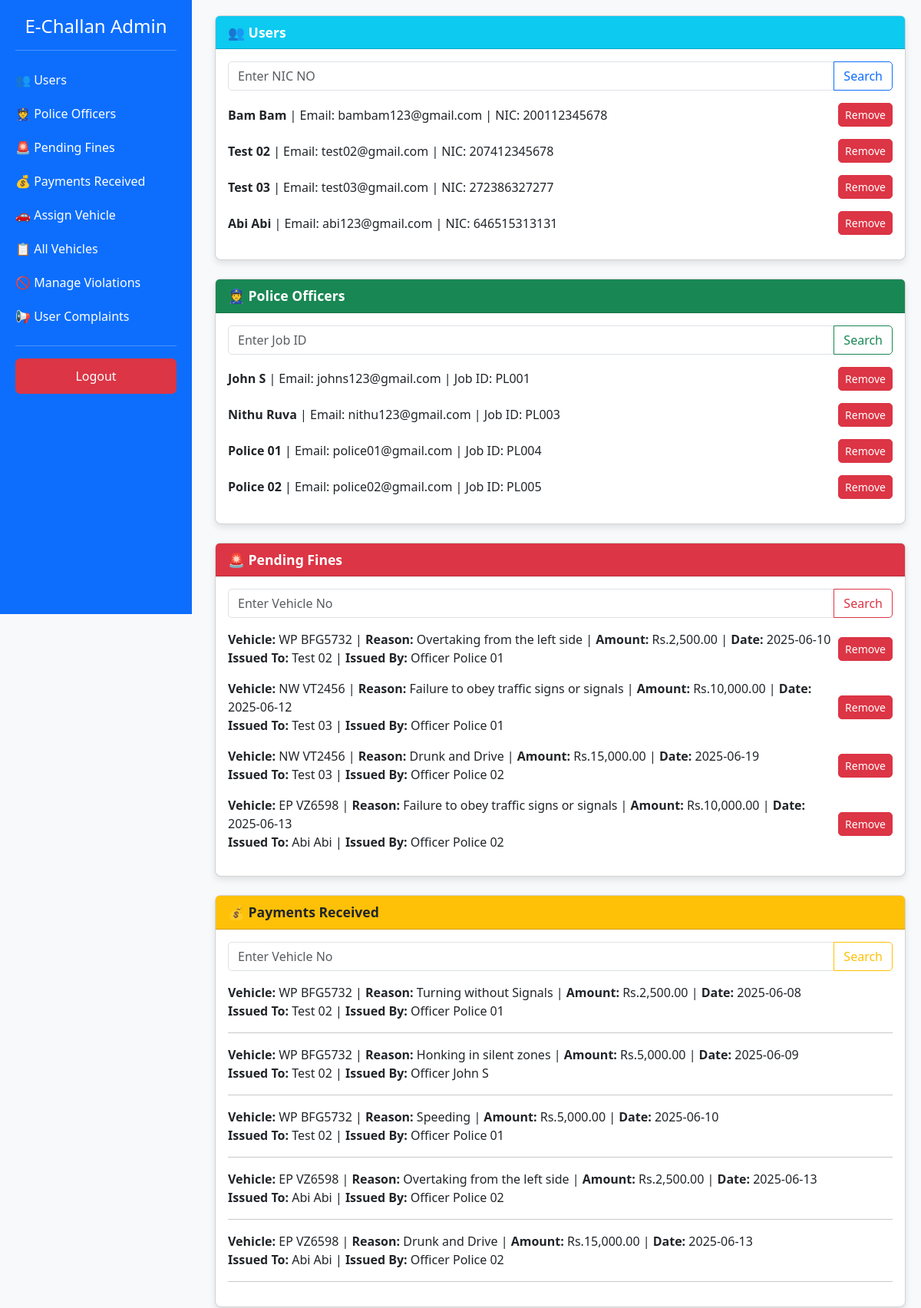
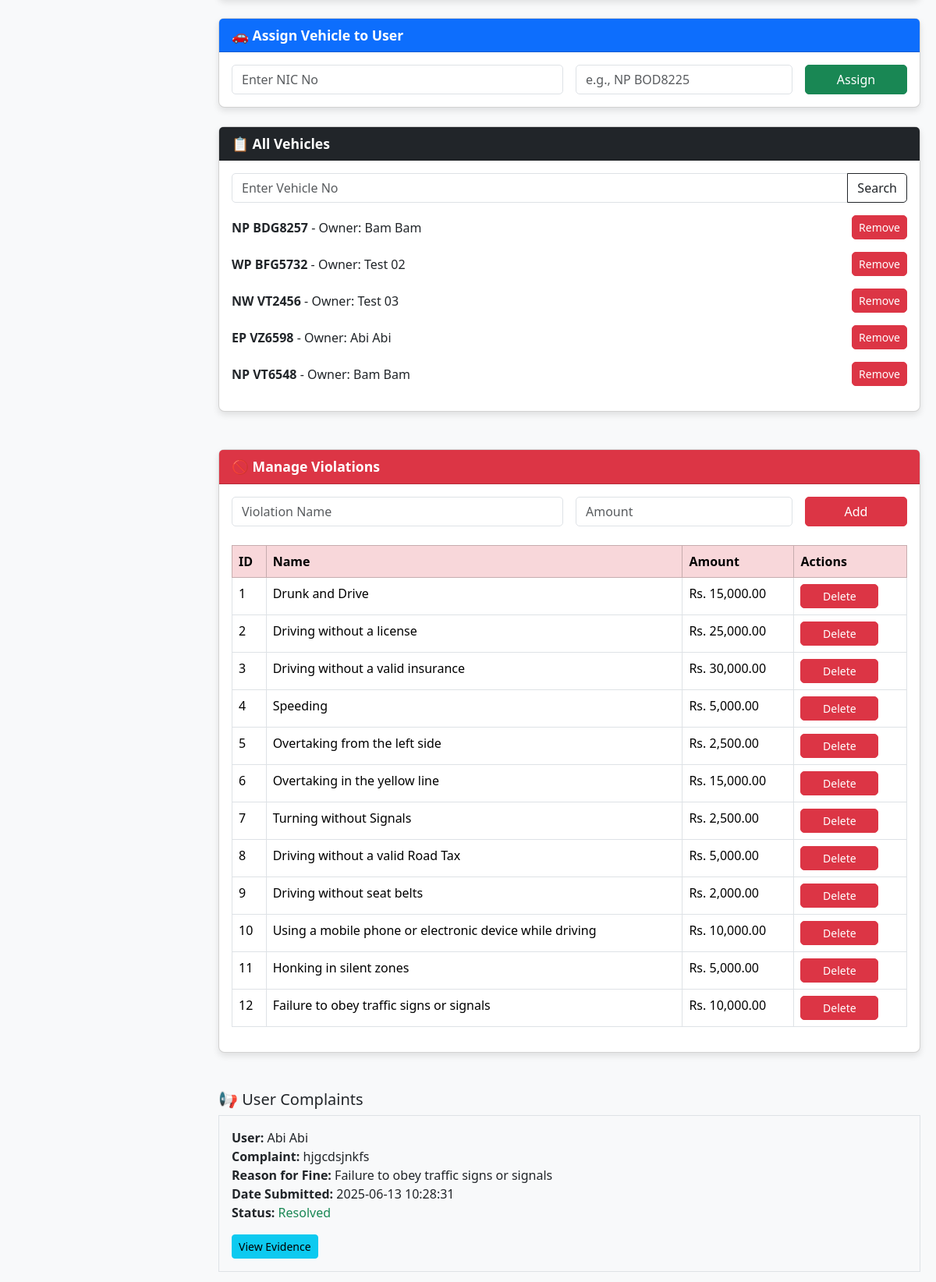
/admin_dashboard.php (signed in, upper part), run on the app's committed database (2 pictures, top to bottom).
### tables this page shows
CREATE TABLE `users` (
  `id` int(11) NOT NULL,
  `first_name` varchar(50) DEFAULT NULL,
  `last_name` varchar(50) DEFAULT NULL,
  `nic` varchar(20) DEFAULT NULL,
  `email` varchar(100) DEFAULT NULL,
  `phone` varchar(20) NOT NULL,
  `password` varchar(255) DEFAULT NULL,
  `security_q1` varchar(255) NOT NULL,
  `security_a1` varchar(255) NOT NULL
);

CREATE TABLE `police_officers` (
  `id` int(11) NOT NULL,
  `first_name` varchar(50) DEFAULT NULL,
  `last_name` varchar(50) DEFAULT NULL,
  `nic` varchar(20) DEFAULT NULL,
  `job_id` varchar(20) DEFAULT NULL,
  `email` varchar(100) DEFAULT NULL,
  `mobile` varchar(20) DEFAULT NULL,
  `password` varchar(255) DEFAULT NULL,
  `security_q1` varchar(255) DEFAULT NULL,
  `security_q2` varchar(255) DEFAULT NULL
);

CREATE TABLE `fines` (
  `id` int(11) NOT NULL,
  `user_id` int(11) DEFAULT NULL,
  `vehicle_id` int(11) DEFAULT NULL,
  `officer_id` int(11) DEFAULT NULL,
  `violation_id` int(11) DEFAULT NULL,
  `reason` text DEFAULT NULL,
  `amount` decimal(10,2) DEFAULT NULL,
  `status` enum('pending','paid') DEFAULT 'pending',
  `date_issued` date DEFAULT NULL
);

CREATE TABLE `vehicles` (
  `id` int(11) NOT NULL,
  `user_id` int(11) DEFAULT NULL,
  `vehicle_no` varchar(20) DEFAULT NULL
);

CREATE TABLE `payments` (
  `id` int(11) NOT NULL,
  `fine_id` int(11) DEFAULT NULL,
  `date_paid` date DEFAULT NULL
);

CREATE TABLE `violations` (
  `id` int(11) NOT NULL,
  `violation_name` varchar(255) NOT NULL,
  `amount` decimal(10,2) NOT NULL
);

CREATE TABLE `complaints` (
  `id` int(11) NOT NULL,
  `fine_id` int(11) DEFAULT NULL,
  `user_id` int(11) NOT NULL,
  `complaint_text` text DEFAULT NULL,
  `evidence_file` varchar(255) DEFAULT NULL,
  `status` varchar(20) DEFAULT 'Pending',
  `date_submitted` datetime DEFAULT current_timestamp()
);

### admin_dashboard.php (the view, shortened to what this page needs)
<?php
include 'php/config.php';
?>
<!DOCTYPE html>
<html lang="en">
<head>
  <link href="https://cdn.jsdelivr.net/npm/bootstrap@5.3.3/dist/css/bootstrap.min.css" rel="stylesheet">
  <link rel="stylesheet" href="css/admin_dashboard.css">
</head>
<body>
<div class="d-flex">
  <div class="sidebar">
    <h4 class="text-center">E-Challan Admin</h4>
    <hr class="bg-light">
    <a href="#users">👥 Users</a>
    <a href="#police">👮 Police Officers</a>
    <a href="#pendingFines">🚨 Pending Fines</a>
    <a href="#payments">💰 Payments Received</a>
    <a href="#assign">🚗 Assign Vehicle</a>
    <a href="#vehicles">📋 All Vehicles</a>
    <a href="#violations">🚫 Manage Violations</a>
    <a href="#user_complaint">📢 User Complaints</a>
    <hr class="bg-light">
    <a href="php/logout_admin.php" class="btn btn-danger w-100 mt-3">Logout</a>
  </div>
  <div class="content">
    <div class="card mb-4" id="users">
      <div class="card-header bg-info text-white">👥 Users</div>
      <div class="card-body">
        <div class="input-group mb-3">
         <input type="text" id="userSearch" class="form-control" placeholder="Enter NIC NO" aria-label="Search Users">
         <button class="btn btn-outline-primary" type="button" onclick="searchAndHighlight('userSearch', 'user-row', '', ['div'])">Search</button>
      </div>
        <?php
        $result = $conn->query("SELECT * FROM users");
        while ($row = $result->fetch_assoc()) {
          echo "
          <div class='user-row d-flex justify-content-between align-items-center mb-3' id='user-{$row['id']}'>
            <div>
              <strong>{$row['first_name']} {$row['last_name']}</strong> | Email: {$row['email']} | NIC: {$row['nic']}
            </div>
            <form method='POST' action='php/delete_user.php' onsubmit=\"return confirm('Are you sure you want to delete this user?')\">
              <input type='hidden' name='user_id' value='{$row['id']}'>
              <button type='submit' class='btn btn-sm btn-danger'>Remove</button>
            </form>
          </div>";
        }
        ?>
      </div>
    </div>
    <div class="card mb-4" id="police">
      <div class="card-header bg-success text-white">👮 Police Officers</div>
      <div class="card-body">
      <div class="input-group mb-3">
      <input type="text" id="officerSearch" class="form-control" placeholder="Enter Job ID" aria-label="Search Officers">
      <button class="btn btn-outline-success" type="button" onclick="searchAndHighlight('officerSearch', 'officer-row', '', ['div'])">Search</button>
     </div>
        <?php
        $result = $conn->query("SELECT * FROM police_officers");
        while ($row = $result->fetch_assoc()) {
          echo "
          <div class='officer-row d-flex justify-content-between align-items-center mb-3' id='officer-{$row['id']}'>
            <div>
              <strong>{$row['first_name']} {$row['last_name']}</strong> | Email: {$row['email']} | Job ID: {$row['job_id']}
            </div>
            <form method='POST' action='php/delete_officer.php' onsubmit=\"return confirm('Are you sure you want to delete this officer?')\">
              <input type='hidden' name='officer_id' value='{$row['id']}'>
              <button type='submit' class='btn btn-sm btn-danger'>Remove</button>
            </form>
          </div>";
        }
        ?>
      </div>
    </div>
<div class="card mb-4" id="pendingFines">
  <div class="card-header bg-danger text-white">🚨 Pending Fines</div>
  <div class="card-body">
    <div class="input-group mb-3">
      <input type="text" id="pendingFineSearch" class="form-control" placeholder="Enter Vehicle No" aria-label="Search Pending Fines">
      <button class="btn btn-outline-danger" type="button" onclick="searchAndHighlight('pendingFineSearch', 'pending-fine-row', '', ['p'])">Search</button>
    </div>
    <?php
    $result = $conn->query("
      SELECT
        f.id AS fine_id,
        f.reason,
        f.amount,
        f.date_issued,
        f.status,
        v.vehicle_no,
        u.first_name AS user_fname,
        u.last_name AS user_lname,
        po.first_name AS officer_fname,
        po.last_name AS officer_lname
      FROM fines f
      JOIN vehicles v ON f.vehicle_id = v.id
      JOIN users u ON f.user_id = u.id
      JOIN police_officers po ON f.officer_id = po.id
      WHERE f.status = 'pending'
    ");
    while ($row = $result->fetch_assoc()) {
      echo "<div class='pending-fine-row d-flex justify-content-between align-items-center mb-3' id='pending-fine-{$row['fine_id']}'>
        <div>
          <p class='mb-0'>
            <strong>Vehicle:</strong> " . htmlspecialchars($row['vehicle_no']) . " |
            <strong>Reason:</strong> " . htmlspecialchars($row['reason']) . " |
            <strong>Amount:</strong> Rs." . number_format($row['amount'], 2) . " |
            <strong>Date:</strong> " . htmlspecialchars($row['date_issued']) . "<br>
            <strong>Issued To:</strong> " . htmlspecialchars($row['user_fname']) . " " . htmlspecialchars($row['user_lname']) . " |
            <strong>Issued By:</strong> Officer " . htmlspecialchars($row['officer_fname']) . " " . htmlspecialchars($row['officer_lname']) . "
          </p>
        </div>
        <form method='POST' action='php/delete_fine.php' onsubmit=\"return confirm('Are you sure you want to delete this fine?')\">
          <input type='hidden' name='fine_id' value='{$row['fine_id']}'>
          <button type='submit' class='btn btn-sm btn-danger'>Remove</button>
        </form>
      </div>";
    }
    ?>
  </div>
</div>
    <div class="card mb-4" id="payments">
      <div class="card-header bg-warning text-dark">💰 Payments Received</div>
      <div class="card-body">
      <div class="input-group mb-3">
      <input type="text" id="paymentSearch" class="form-control" placeholder="Enter Vehicle No" aria-label="Search Payments">
      <button class="btn btn-outline-warning" type="button" onclick="searchAndHighlight('paymentSearch', 'payment-row', '', ['p'])">Search</button>
     </div>
        <?php
        $result = $conn->query("
          SELECT
            v.vehicle_no,
            f.reason,
            f.amount,
            p.date_paid,
            u.first_name AS user_fname,
            u.last_name AS user_lname,
            po.first_name AS officer_fname,
            po.last_name AS officer_lname,
            f.id as fine_id
          FROM payments p
          JOIN fines f ON p.fine_id = f.id
          JOIN vehicles v ON f.vehicle_id = v.id
          JOIN users u ON f.user_id = u.id
          JOIN police_officers po ON f.officer_id = po.id
        ");
        while ($row = $result->fetch_assoc()) {
          echo "<div class='payment-row mb-3' id='payment-{$row['fine_id']}'>
            <p>
              <strong>Vehicle:</strong> " . htmlspecialchars($row['vehicle_no']) . " |
              <strong>Reason:</strong> " . htmlspecialchars($row['reason']) . " |
              <strong>Amount:</strong> Rs." . number_format($row['amount'], 2) . " |
              <strong>Date:</strong> " . htmlspecialchars($row['date_paid']) . "<br>
              <strong>Issued To:</strong> " . htmlspecialchars($row['user_fname']) . " " . htmlspecialchars($row['user_lname']) . " |
              <strong>Issued By:</strong> Officer " . htmlspecialchars($row['officer_fname']) . " " . htmlspecialchars($row['officer_lname']) . "
            </p><hr>
          </div>";
        }
        ?>
      </div>
    </div>
    <div class="card mb-4" id="assign">
  <div class="card-header bg-primary text-white">🚗 Assign Vehicle to User</div>
  <div class="card-body">
    <form action="php/update_vehicle.php" method="POST" class="row g-3" onsubmit="return validateAssignForm();">
      <div class="col-md-6 position-relative">
        <input type="text" id="nicSearch" placeholder="Enter NIC No" class="form-control" autocomplete="off" required>
      </div>
      <div class="col-md-4">
  <input type="text" name="vehicle_no" placeholder="e.g., NP BOD8225"
    class="form-control"
    pattern="^[A-Z]{2} [A-Z0-9]{4,10}$"
    title="Format must be like 'NP BOD8225' (2 uppercase letters, space, then 4–10 uppercase letters/numbers)"
    required>
</div>
      <div class="col-md-2">
        <button type="submit" class="btn btn-success w-100">Assign</button>
      </div>
    </form>
  </div>
</div>
    <div class="card mb-5" id="vehicles">
      <div class="card-header bg-dark text-white">📋 All Vehicles</div>
      <div class="card-body">
      <div class="input-group mb-3">
      <input type="text" id="vehicleSearch" class="form-control" placeholder="Enter Vehicle No" aria-label="Search Vehicles">
     <button class="btn btn-outline-dark" type="button" onclick="searchAndHighlight('vehicleSearch', 'vehicle-row', '', ['div'])">Search</button>
    </div>
        <?php
        $vehicles = $conn->query("
          SELECT v.id, v.vehicle_no, u.first_name, u.last_name
          FROM vehicles v
          JOIN users u ON v.user_id = u.id
        ");
        while ($v = $vehicles->fetch_assoc()) {
          echo "
          <div class='vehicle-row d-flex justify-content-between align-items-center mb-3' id='vehicle-{$v['id']}'>
            <div>
              <strong>{$v['vehicle_no']}</strong> - Owner: {$v['first_name']} {$v['last_name']}
            </div>
            <form method='POST' action='php/delete_vehicle.php' onsubmit=\"return confirm('Are you sure you want to delete this vehicle?')\">
              <input type='hidden' name='vehicle_id' value='{$v['id']}'>
              <button type='submit' class='btn btn-sm btn-danger'>Remove</button>
            </form>
          </div>";
        }
        ?>
      </div>
    </div>
<div class="card mb-5" id="violations">
  <div class="card-header bg-danger text-white">🚫 Manage Violations</div>
  <div class="card-body">
    <form action="php/add_violation.php" method="POST" class="row g-3 mb-4">
      <div class="col-md-6">
        <input type="text" name="violation_name" class="form-control" placeholder="Violation Name" required>
      </div>
      <div class="col-md-4">
        <input type="number" name="violation_amount" class="form-control" placeholder="Amount" step="0.01" required>
      </div>
      <div class="col-md-2">
        <button type="submit" class="btn btn-danger w-100">Add</button>
      </div>
    </form>
    <table class="table table-bordered">
      <thead class="table-danger">
        <tr>
          <th>ID</th>
          <th>Name</th>
          <th>Amount</th>
          <th>Actions</th>
        </tr>
      </thead>
      <tbody>
        <?php
        $violations = $conn->query("SELECT * FROM violations ORDER BY id ASC");
        while ($v = $violations->fetch_assoc()) {
          echo "
          <tr>
            <td>{$v['id']}</td>
            <td>{$v['violation_name']}</td>
            <td>Rs. " . number_format($v['amount'], 2) . "</td>
            <td>
              <form method='POST' action='php/delete_violation.php' onsubmit=\"return confirm('Delete this violation?')\" style='display:inline-block;'>
                <input type='hidden' name='id' value='{$v['id']}'>
                <button type='submit' class='btn btn-sm btn-danger'>Delete</button>
              </form>
            </td>
          </tr>";
        }
        ?>
      </tbody>
    </table>
  </div>
</div>
<h5 class="mt-4">📢 User Complaints</h5>
<div class="list-group" id="user_complaint">
  <?php
  $res = $conn->query("
    SELECT c.*, u.first_name, u.last_name, f.id AS fine_id, f.reason AS fine_reason
    FROM complaints c
    JOIN users u ON c.user_id = u.id
    LEFT JOIN fines f ON f.id = c.fine_id
    ORDER BY c.date_submitted DESC
  ");
  while($r = $res->fetch_assoc()) {
    $isResolved = ($r['status'] === 'resolved');
    echo "<div class='mb-3 border p-3'>
      <p><strong>User:</strong> ".htmlspecialchars($r['first_name']." ".$r['last_name'])."<br>
         <strong>Complaint:</strong> ".htmlspecialchars($r['complaint_text'])."<br>
         <strong>Reason for Fine:</strong> ".htmlspecialchars(trim($r['fine_reason']) ?: 'N/A')."<br>
         <strong>Date Submitted:</strong> ".htmlspecialchars($r['date_submitted'])."<br>
         <strong>Status:</strong> ".($isResolved ? "<span class='text-success'>Resolved</span>" : "<span class='text-danger'>Pending</span>")."</p>";
    if (!empty($r['evidence_file'])) {
      echo "<a href='uploads/".htmlspecialchars($r['evidence_file'])."' target='_blank' class='btn btn-sm btn-info'>View Evidence</a> ";
    }
    echo "</div>";
  }
  ?>
</div>
</body>
</html>

### css/admin_dashboard.css (style rules this page uses)
body { background-color: #f8f9fa; }
.sidebar { width: 250px; height: 100vh; position: fixed; background-color: #0d6efd; color: white; padding-top: 20px; }
.sidebar a { color: white; padding: 10px 20px; display: block; text-decoration: none; }
.content { margin-left: 250px; padding: 20px; width: 1100px; }
.card { box-shadow: 0 4px 8px rgba(0, 0, 0, 0.1); border-radius: 8px; }
.card-header { font-weight: bold; font-size: 1.1rem; }
.card-body .form-control, .card-body .btn { border-radius: 5px; }
#violations .row { margin-bottom: 1rem; }
#violations form .btn { min-width: 100px; }

### admin_dashboard.php (style rules this page uses)
.sidebar { width:250px; position:fixed; top:0; bottom:0; background:#0d6efd; color:#fff; padding:20px; }
.sidebar a { color:#fff; display:block; padding:10px 0; text-decoration:none; }
.content { margin-left:260px; padding:20px; }

### data on the page
users: first_name "Bam", last_name "Bam", email "bambam123@gmail.com", nic "200112345678"
users: first_name "Test", last_name "02", email "test02@gmail.com", nic "207412345678"
users: first_name "Test", last_name "03", email "test03@gmail.com", nic "272386327277"
users: first_name "Abi", last_name "Abi", email "abi123@gmail.com", nic "646515313131"
police_officers: first_name "John", last_name "S", email "johns123@gmail.com", job "PL001"
police_officers: first_name "Nithu", last_name "Ruva", email "nithu123@gmail.com", job "PL003"
police_officers: first_name "Police", last_name "01", email "police01@gmail.com", job "PL004"
police_officers: first_name "Police", last_name "02", email "police02@gmail.com", job "PL005"
fines: vehicle.vehicle_no "WP BFG5732", reason "Overtaking from the left side", amount "2,500.00", date_issued "2025-06-10", user.first_name "Test", user.last_name "02", officer.first_name "Police", officer.last_name "01"
fines: vehicle.vehicle_no "NW VT2456", reason "Failure to obey traffic signs or signals", amount "10,000.00", date_issued "2025-06-12", user.first_name "Test", user.last_name "03", officer.first_name "Police", officer.last_name "01"
fines: vehicle.vehicle_no "NW VT2456", reason "Drunk and Drive", amount "15,000.00", date_issued "2025-06-19", user.first_name "Test", user.last_name "03", officer.first_name "Police", officer.last_name "02"
fines: vehicle.vehicle_no "EP VZ6598", reason "Failure to obey traffic signs or signals", amount "10,000.00", date_issued "2025-06-13", user.first_name "Abi", user.last_name "Abi", officer.first_name "Police", officer.last_name "02"
payments: vehicles.vehicle_no "WP BFG5732", fine.reason "Turning without Signals", fine.amount "2,500.00", date_paid "2025-06-08", users.first_name "Test", users.last_name "02", police_officers.first_name "Police", police_officers.last_name "01"
payments: vehicles.vehicle_no "WP BFG5732", fine.reason "Honking in silent zones", fine.amount "5,000.00", date_paid "2025-06-09", users.first_name "Test", users.last_name "02", police_officers.first_name "John", police_officers.last_name "S"
payments: vehicles.vehicle_no "WP BFG5732", fine.reason "Speeding", fine.amount "5,000.00", date_paid "2025-06-10", users.first_name "Test", users.last_name "02", police_officers.first_name "Police", police_officers.last_name "01"
payments: vehicles.vehicle_no "EP VZ6598", fine.reason "Overtaking from the left side", fine.amount "2,500.00", date_paid "2025-06-13", users.first_name "Abi", users.last_name "Abi", police_officers.first_name "Police", police_officers.last_name "02"
payments: vehicles.vehicle_no "EP VZ6598", fine.reason "Drunk and Drive", fine.amount "15,000.00", date_paid "2025-06-13", users.first_name "Abi", users.last_name "Abi", police_officers.first_name "Police", police_officers.last_name "02"
vehicles: vehicle_no "NP BDG8257", user.first_name "Bam", user.last_name "Bam"
vehicles: vehicle_no "WP BFG5732", user.first_name "Test", user.last_name "02"
vehicles: vehicle_no "NW VT2456", user.first_name "Test", user.last_name "03"
vehicles: vehicle_no "EP VZ6598", user.first_name "Abi", user.last_name "Abi"
vehicles: vehicle_no "NP VT6548", user.first_name "Bam", user.last_name "Bam"
violations: id "1", violation_name "Drunk and Drive", amount "15,000.00"
violations: id "2", violation_name "Driving without a license", amount "25,000.00"
violations: id "3", violation_name "Driving without a valid insurance", amount "30,000.00"
violations: id "4", violation_name "Speeding", amount "5,000.00"
violations: id "5", violation_name "Overtaking from the left side", amount "2,500.00"
violations: id "6", violation_name "Overtaking in the yellow line", amount "15,000.00"
violations: id "7", violation_name "Turning without Signals", amount "2,500.00"
violations: id "8", violation_name "Driving without a valid Road Tax", amount "5,000.00"
violations: id "9", violation_name "Driving without seat belts", amount "2,000.00"
violations: id "10", violation_name "Using a mobile phone or electronic device while driving", amount "10,000.00"
violations: id "11", violation_name "Honking in silent zones", amount "5,000.00"
violations: id "12", violation_name "Failure to obey traffic signs or signals", amount "10,000.00"
complaints: user.last_name "Abi Abi", complaint_text "hjgcdsjnkfs", fine.reason "Failure to obey traffic signs or signals", date_submitted "2025-06-13 10:28:31", status "Resolved"
